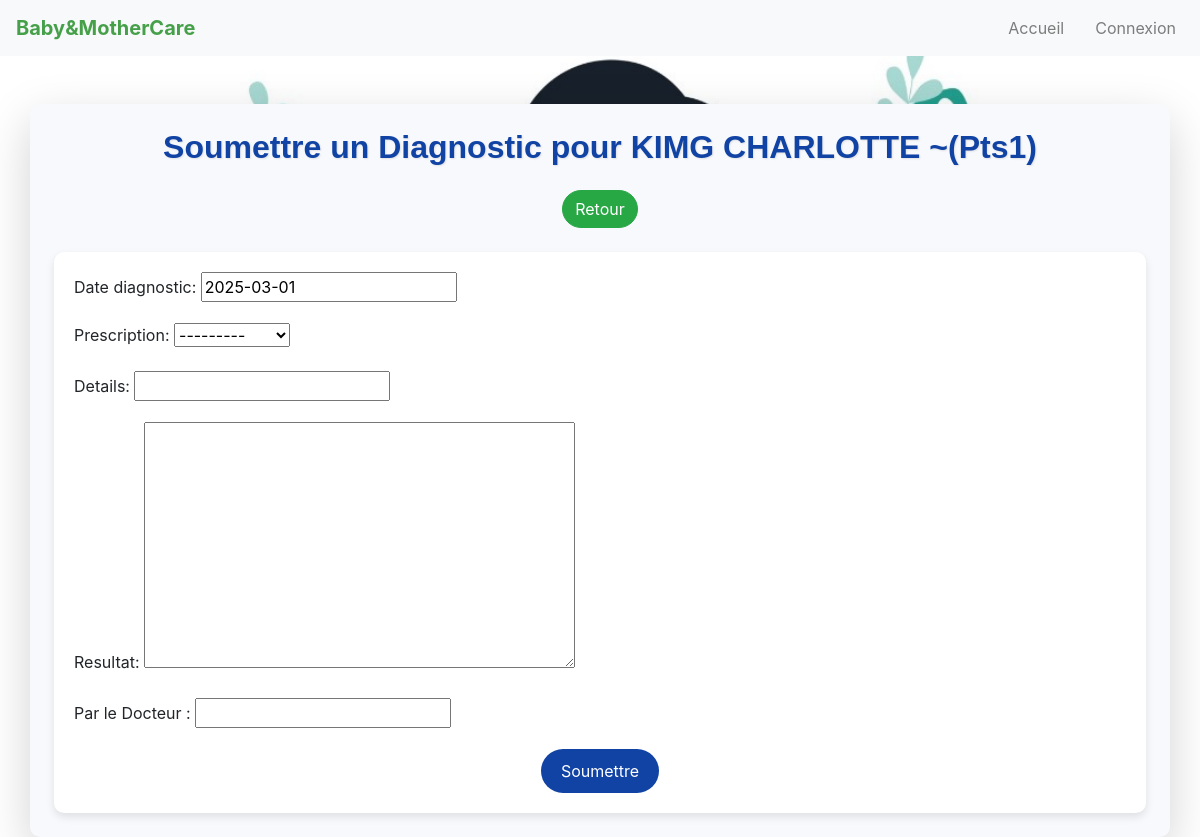
Page /consulter_historique/9 on the committed database.
### app/models.py (models this page shows, shortened)
class Patient(models.Model):
    user = models.OneToOneField(User, on_delete=models.CASCADE, primary_key=True)
    centre_de_sante = models.ForeignKey(CentreDeSante, on_delete=models.CASCADE)
    numero_telephone = models.CharField(max_length=15)
    adresse = models.CharField(max_length=255)
    photo_profil = models.ImageField(upload_to='photos_profil/', blank=True, null=True)

class User(AbstractUser):
    is_doctor=models.BooleanField(default=False)
    is_agent=models.BooleanField(default=False)
    is_patient=models.BooleanField(default=True)

### app/views.py (the view)
# urls.py: path('consulter_historique/<int:pk>',soumettre_diagnostic, name='soumettre_diagnostic'),
def soumettre_diagnostic(request, pk):
    patient = get_object_or_404(Patient, pk=pk)
    if request.method == 'POST':
        form = DiagnosticForm(request.POST)
        if form.is_valid():
            diagnostic = form.save(commit=False)
            diagnostic.patient = patient  # Associer le diagnostic au patient
            diagnostic.save()
            return redirect('success_diagnostic')
    else:
        form = DiagnosticForm()
    return render(request, 'soumettre_diagnostic.html', {'form': form, 'patient': patient})

### app/forms.py
class DiagnosticForm(forms.ModelForm):
    nom_docteur= forms.CharField(max_length=100, required=True, label="Par le Docteur :")
    class Meta:
        model = Diagnostic
        fields = ['date_diagnostic','prescription','details','resultat','nom_docteur']  # Exclure 'patient' et 'date_diagnostic' qui seront gérés automatiquement

### templates/soumettre_diagnostic.html (shortened to what this page needs)
{% extends 'base.html' %}
{% block content %}
<div class="container mt-5 p-4 shadow-lg" style="background-color: #f7f9fc; border-radius: 10px;">
    <div class="text-center mb-4">
        <h2 style="color: #1143a4;">Soumettre un Diagnostic pour
            <strong style="color: #1143a4;">{{ patient.user.last_name }}  {{ patient.user.first_name }}</strong>
            ~({{ patient.user.username }})
        </h2>
        <a href="{% url 'patient_detail' patient.pk %}"
           class="btn btn-outline-success mt-3 me-3 btn-lift"
           style="border-radius: 50px; background-color: #28a745; color: white;">
           Retour
        </a>
    </div>
    <form method="post" style="background-color: #ffffff; padding: 20px; border-radius: 10px;">
        {{ form.as_p }}
        <div class="text-center">
            <button type="submit" class="btn btn-primary" style="background-color: #1143a4; border: none; border-radius: 50px; padding: 10px 20px;">
                Soumettre
            </button>
        </div>
    </form>
</div>
{% endblock %}

### templates/soumettre_diagnostic.html (style rules this page uses)
h2 { font-family: 'Arial', sans-serif; font-weight: bold; text-shadow: 1px 1px 2px rgba(0, 0, 0, 0.1); }
.btn-outline-success { transition: background-color 0.3s, color 0.3s; }
.btn-primary { transition: background-color 0.3s, transform 0.3s; }
form { box-shadow: 0 4px 8px rgba(0, 0, 0, 0.1); }

### rows in the picture
Patient: user.last_name "KIMG", user.first_name "CHARLOTTE", user.username "Pts1"
